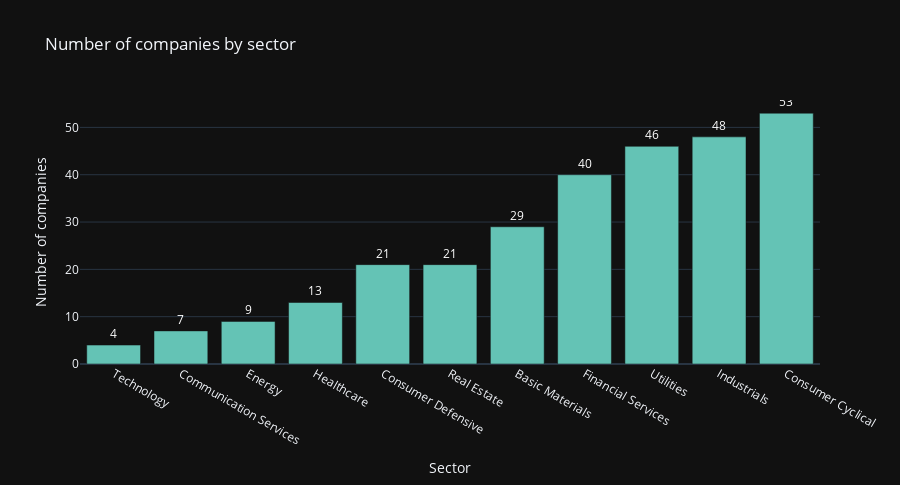

Here is the notebook cell this chart was saved with:
### Markdown cell above
#### Number of companies by sector

### Code cell
sector_counts = df_fundamentals_book['sector'].value_counts(ascending=True)

fig = px.bar(x=sector_counts.index, y=sector_counts.values, title='Number of companies by sector',color_discrete_sequence=['rgb(100, 195, 181)']*len(sector_counts), template='plotly_dark', hover_name=sector_counts.index, height=485)
fig.update_traces(text=sector_counts.values.astype(str), textposition='outside',textfont=dict(color='white'))
fig.update_layout(xaxis_title='Sector', yaxis_title='Number of companies')
fig.show()

### Figure 1 — Plotly figure (JSON) as saved in the notebook; plotly's stock layout.template omitted (floating-point values rounded to 4 significant figures)
{"data": [{"alignmentgroup": "True", "hovertemplate": "<b>%{hovertext}</b><br><br>x=%{x}<br>y=%{y}<extra></extra>", "hovertext": ["Technology", "Communication Services", "Energy", "Healthcare", "Consumer Defensive", "Real Estate", "Basic Materials", "Financial Services", "Utilities", "Industrials", "Consumer Cyclical"], "legendgroup": "", "marker": {"color": "rgb(100, 195, 181)", "pattern": {"shape": ""}}, "name": "", "offsetgroup": "", "orientation": "v", "showlegend": false, "text": ["4", "7", "9", "13", "21", "21", "29", "40", "46", "48", "53"], "textfont": {"color": "white"}, "textposition": "outside", "type": "bar", "x": ["Technology", "Communication Services", "Energy", "Healthcare", "Consumer Defensive", "Real Estate", "Basic Materials", "Financial Services", "Utilities", "Industrials", "Consumer Cyclical"], "xaxis": "x", "y": [4, 7, 9, 13, 21, 21, 29, 40, 46, 48, 53], "yaxis": "y"}], "layout": {"barmode": "relative", "height": 485, "legend": {"tracegroupgap": 0}, "title": {"text": "Number of companies by sector"}, "xaxis": {"anchor": "y", "domain": [0, 1], "title": {"text": "Sector"}}, "yaxis": {"anchor": "x", "domain": [0, 1], "title": {"text": "Number of companies"}}}}
